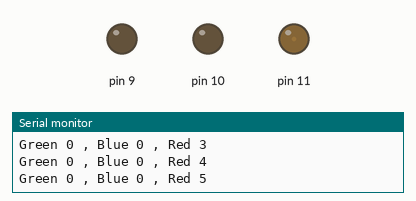
This sketch was run on a simulated Arduino Uno, built with avr-gcc and run on an emulated ATmega328P. Shown: output pins drawn as LEDs (lit = HIGH), the last lines printed to the serial monitor.

Above: at 0.15 s.
At 7.11 s:
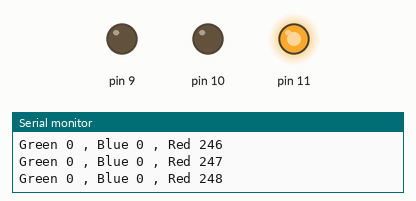
At 19.72 s:
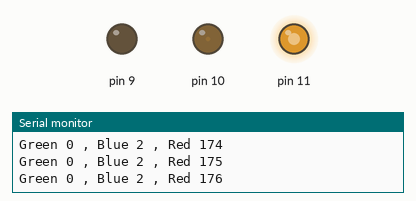
At 39.59 s:
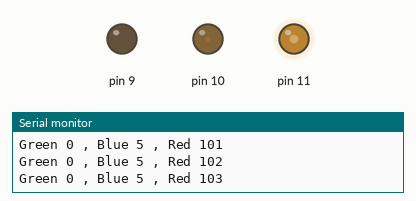
Timing chart, 0 to 40.0 s (numbered marks = the images above):
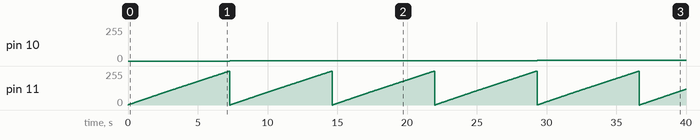

Measured:
- by itself, pin 10: moves from 0/255 to 5/255 over 29.4 s
- by itself, pin 11: ramps from 0/255 to 255/255 and jumps back, once every 7.3 s

The sketch:

Colors.ino
```cpp
void setup() {
  // put your setup code here, to run once:
  Serial.begin(9600);
  pinMode(9,OUTPUT);
  pinMode(10,OUTPUT);
  pinMode(11,OUTPUT);
}

void loop() {
  // put your main code here, to run repeatedly:
  for(int i=0;i<256;i++) {
     for(int j=0;j<256;j++) {
        for(int k=0;k<256;k++) {
            Serial.print("Green ");
            Serial.print(i);
            Serial.print(" , Blue ");
            Serial.print(j);
            Serial.print(" , Red ");
            Serial.println(k);
            analogWrite(9,i);
            analogWrite(10,j);
            analogWrite(11,k);
            delay(10);
        }
     }
  }
}
```
